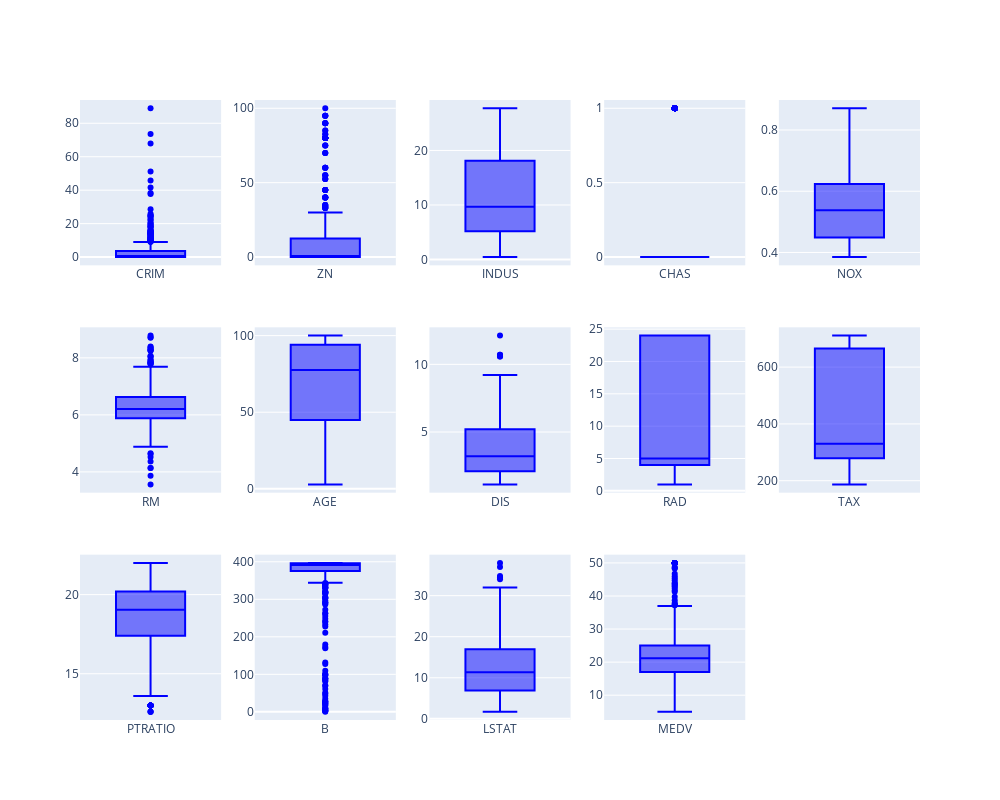

This figure's notebook cell:
### Code cell
# Plot a few box plots, which will help us to better visualize
# anomalies and/or outliers in data distribution. 

total_items = len(df.columns)
items_per_row = 5
total_rows = 3

fig = make_subplots(rows=total_rows, cols=items_per_row)

cur_row = 1
cur_col = 1

for index, column in enumerate(df.columns):
    fig.add_trace(go.Box(y=df[column], name=column, line=dict(color="blue") ), row=cur_row, col=cur_col)
    
    if cur_col % items_per_row == 0:
        cur_col = 1
        cur_row = cur_row + 1
    else:
        cur_col = cur_col + 1
    

fig.update_layout(height=800, width=1000,  showlegend=False)
fig.show()

### Figure 1 — Plotly figure (JSON) as saved in the notebook; plotly's stock layout.template omitted (floating-point values rounded to 4 significant figures; data arrays with more than 128 entries replaced by an {"elided": "..."} marker saying what was removed)
{"data": [{"line": {"color": "blue"}, "name": "CRIM", "type": "box", "xaxis": "x", "y": {"elided": "506 float values"}, "yaxis": "y"}, {"line": {"color": "blue"}, "name": "ZN", "type": "box", "xaxis": "x2", "y": {"elided": "506 float values"}, "yaxis": "y2"}, {"line": {"color": "blue"}, "name": "INDUS", "type": "box", "xaxis": "x3", "y": {"elided": "506 float values"}, "yaxis": "y3"}, {"line": {"color": "blue"}, "name": "CHAS", "type": "box", "xaxis": "x4", "y": {"elided": "506 int values"}, "yaxis": "y4"}, {"line": {"color": "blue"}, "name": "NOX", "type": "box", "xaxis": "x5", "y": {"elided": "506 float values"}, "yaxis": "y5"}, {"line": {"color": "blue"}, "name": "RM", "type": "box", "xaxis": "x6", "y": {"elided": "506 float values"}, "yaxis": "y6"}, {"line": {"color": "blue"}, "name": "AGE", "type": "box", "xaxis": "x7", "y": {"elided": "506 float values"}, "yaxis": "y7"}, {"line": {"color": "blue"}, "name": "DIS", "type": "box", "xaxis": "x8", "y": {"elided": "506 float values"}, "yaxis": "y8"}, {"line": {"color": "blue"}, "name": "RAD", "type": "box", "xaxis": "x9", "y": {"elided": "506 int values"}, "yaxis": "y9"}, {"line": {"color": "blue"}, "name": "TAX", "type": "box", "xaxis": "x10", "y": {"elided": "506 int values"}, "yaxis": "y10"}, {"line": {"color": "blue"}, "name": "PTRATIO", "type": "box", "xaxis": "x11", "y": {"elided": "506 float values"}, "yaxis": "y11"}, {"line": {"color": "blue"}, "name": "B", "type": "box", "xaxis": "x12", "y": {"elided": "506 float values"}, "yaxis": "y12"}, {"line": {"color": "blue"}, "name": "LSTAT", "type": "box", "xaxis": "x13", "y": {"elided": "506 float values"}, "yaxis": "y13"}, {"line": {"color": "blue"}, "name": "MEDV", "type": "box", "xaxis": "x14", "y": {"elided": "506 float values"}, "yaxis": "y14"}], "layout": {"height": 800, "showlegend": false, "width": 1000, "xaxis": {"anchor": "y", "domain": [0, 0.168]}, "xaxis10": {"anchor": "y10", "domain": [0.832, 1]}, "xaxis11": {"anchor": "y11", "domain": [0, 0.168]}, "xaxis12": {"anchor": "y12", "domain": [0.208, 0.376]}, "xaxis13": {"anchor": "y13", "domain": [0.416, 0.584]}, "xaxis14": {"anchor": "y14", "domain": [0.624, 0.792]}, "xaxis15": {"anchor": "y15", "domain": [0.832, 1]}, "xaxis2": {"anchor": "y2", "domain": [0.208, 0.376]}, "xaxis3": {"anchor": "y3", "domain": [0.416, 0.584]}, "xaxis4": {"anchor": "y4", "domain": [0.624, 0.792]}, "xaxis5": {"anchor": "y5", "domain": [0.832, 1]}, "xaxis6": {"anchor": "y6", "domain": [0, 0.168]}, "xaxis7": {"anchor": "y7", "domain": [0.208, 0.376]}, "xaxis8": {"anchor": "y8", "domain": [0.416, 0.584]}, "xaxis9": {"anchor": "y9", "domain": [0.624, 0.792]}, "yaxis": {"anchor": "x", "domain": [0.7333, 1]}, "yaxis10": {"anchor": "x10", "domain": [0.3667, 0.6333]}, "yaxis11": {"anchor": "x11", "domain": [0, 0.2667]}, "yaxis12": {"anchor": "x12", "domain": [0, 0.2667]}, "yaxis13": {"anchor": "x13", "domain": [0, 0.2667]}, "yaxis14": {"anchor": "x14", "domain": [0, 0.2667]}, "yaxis15": {"anchor": "x15", "domain": [0, 0.2667]}, "yaxis2": {"anchor": "x2", "domain": [0.7333, 1]}, "yaxis3": {"anchor": "x3", "domain": [0.7333, 1]}, "yaxis4": {"anchor": "x4", "domain": [0.7333, 1]}, "yaxis5": {"anchor": "x5", "domain": [0.7333, 1]}, "yaxis6": {"anchor": "x6", "domain": [0.3667, 0.6333]}, "yaxis7": {"anchor": "x7", "domain": [0.3667, 0.6333]}, "yaxis8": {"anchor": "x8", "domain": [0.3667, 0.6333]}, "yaxis9": {"anchor": "x9", "domain": [0.3667, 0.6333]}}}
